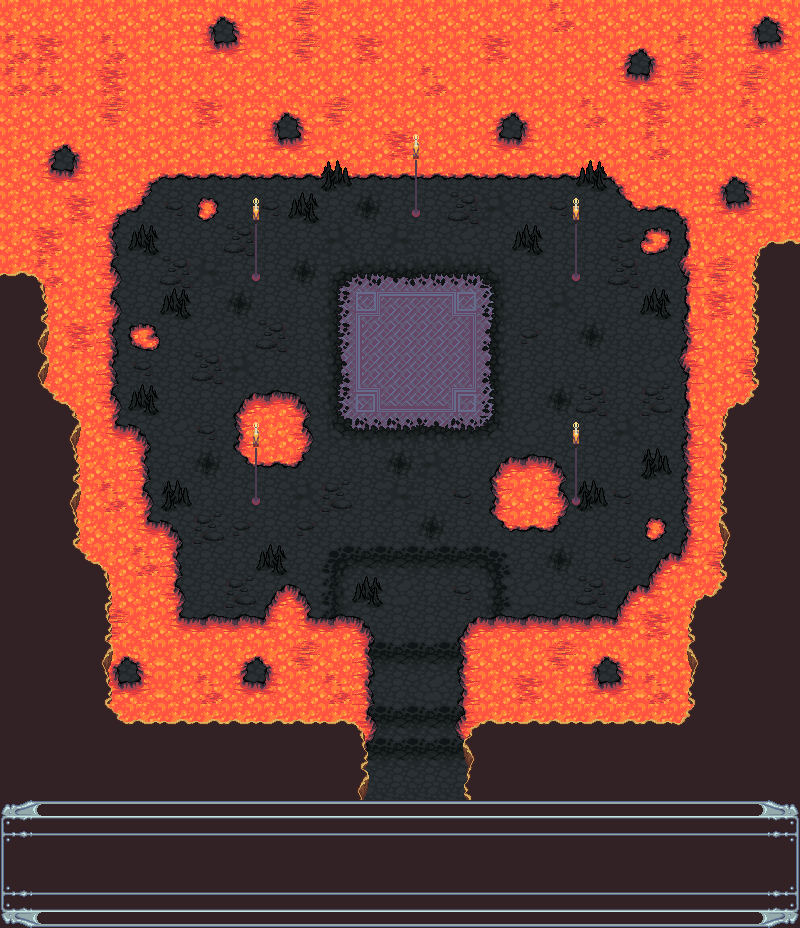

Tiled map render using the project's own tile images. Description and the map definition, with tile-layer contents summarised, below:
An orthogonal 25x29 tile map with 32x32 px tiles, 6 tile layers (Tile Layer 1, Tile Layer 2, Tile Layer 4, Tile Layer 3, ...), 6 tilesets.

<map version="1.4" tiledversion="1.4.2" orientation="orthogonal" renderorder="right-down" width="25" height="29" tilewidth="32" tileheight="32" infinite="0" nextlayerid="7" nextobjectid="1">
 <tileset firstgid="1" source="frame.tsx" />
 <tileset firstgid="43" source="mountains.tsx" />
 <tileset firstgid="151" source="basalt.tsx" />
 <tileset firstgid="169" source="lava.tsx" />
 <tileset firstgid="187" source="torches.tsx" />
 <tileset firstgid="207" source="castle_floors_2.tsx" />
 <layer id="1" name="Tile Layer 1" width="25" height="29">
  <data>[725 cells, 725 non-empty, 2 distinct tile ids]</data>
 </layer>
 <layer id="2" name="Tile Layer 2" width="25" height="29">
  <data>[725 cells, 178 non-empty, 23 distinct tile ids]</data>
 </layer>
 <layer id="4" name="Tile Layer 4" width="25" height="29">
  <data>[725 cells, 346 non-empty, 19 distinct tile ids]</data>
 </layer>
 <layer id="3" name="Tile Layer 3" width="25" height="29">
  <data>[725 cells, 165 non-empty, 9 distinct tile ids]</data>
 </layer>
 <layer id="5" name="Tile Layer 5" width="25" height="29">
  <data>[725 cells, 66 non-empty, 15 distinct tile ids]</data>
 </layer>
 <layer id="6" name="Tile Layer 6" width="25" height="29">
  <data>[725 cells, 20 non-empty, 6 distinct tile ids]</data>
 </layer>
</map>
